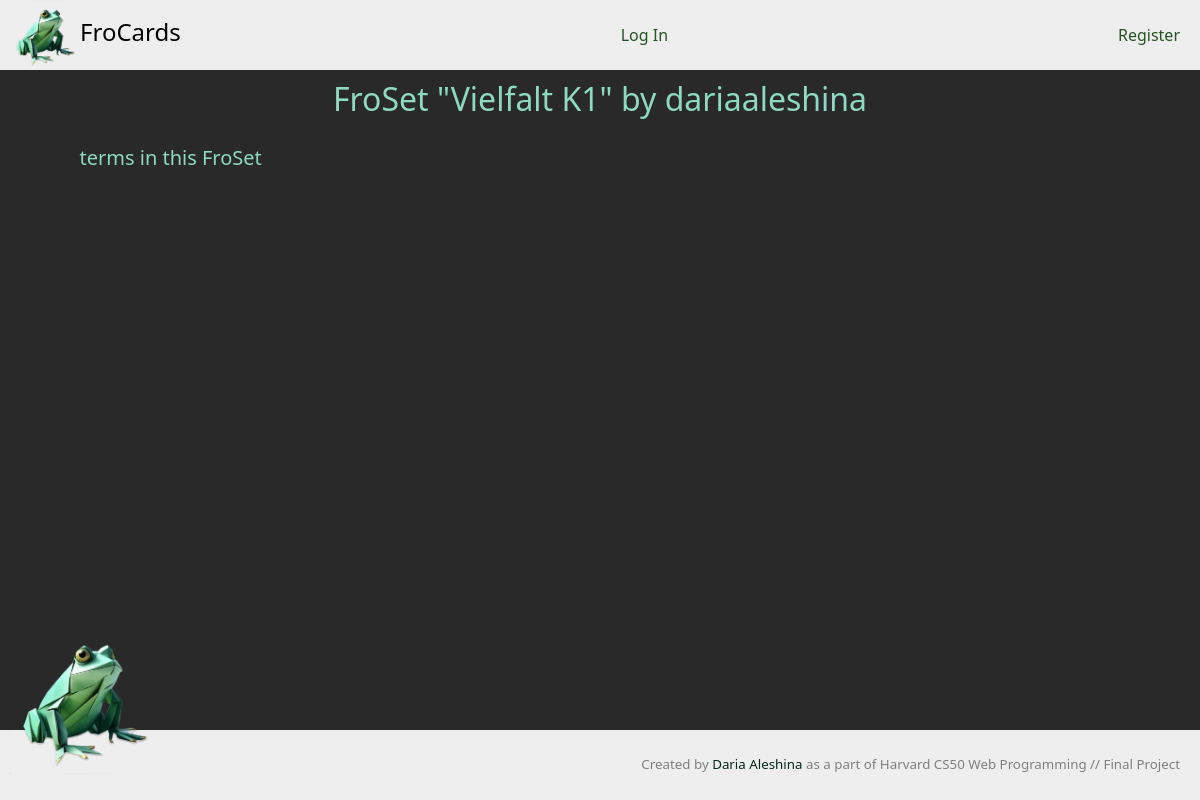
Before: /set/34 with the older database file.
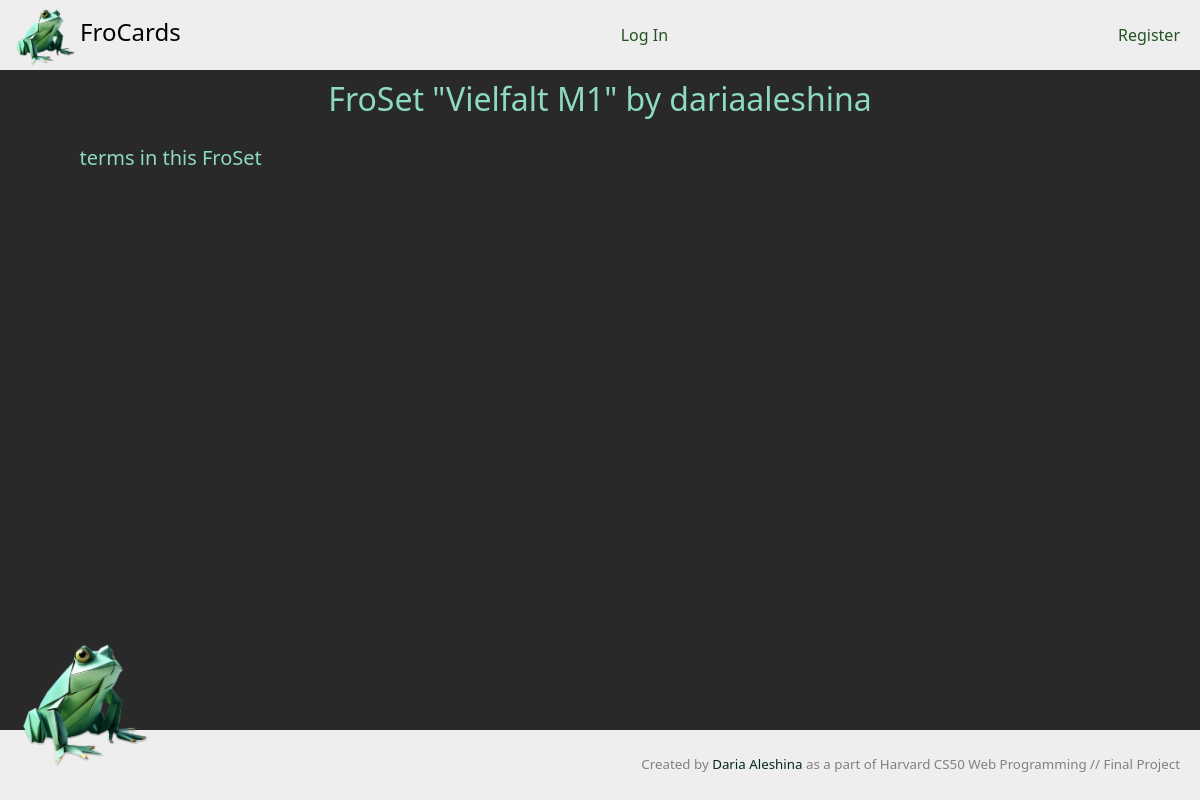
After: the same page with the newer database file.
### frogApp/models.py (models this page shows, shortened)
class Set(models.Model):
    name = models.CharField(max_length = 50, validators=[MinLengthValidator(0), MaxLengthValidator(50)])
    userCreated = models.ForeignKey(User, on_delete=models.CASCADE, related_name = "set_creator")
    timestamp = models.DateTimeField(auto_now_add=True)

class User(AbstractUser):
    pass

### frogApp/views.py (the view, shortened to what this page needs)
# urls.py: path("set/<int:set_id>", views.set_view, name="set_view"),
def set_view(request, set_id):
    try:
        set_info = Set.objects.get(pk=set_id)
        set_starred = False
        print("set_starred", set_starred)
    except (Set.DoesNotExist):
        message = 'this FroSet does not exist or was deleted'
        return render(request, "frogApp/error.html", {
            "message":  message
        })
    return render(request, "frogApp/set_view.html", {
        "set_info": set_info,
        "set_starred": set_starred
    })

### frogApp/templates/frogApp/set_view.html (shortened to what this page needs)
{% extends "frogApp/layout.html" %}
{% load static %}
{% block main %}
    <div id="setInfo" class="main-sub-block">
        <h2>FroSet "{{ set_info.name }}" by {{set_info.userCreated.username}}</h2>
    </div>
    <div id="cardsView" class="main-sub-block"></div>
{% endblock %}

### frogApp/templates/frogApp/layout.html (shortened to what this page needs)
{% load static %}
<!DOCTYPE html>
<html lang="en">
    <head>
        <link href="https://cdn.jsdelivr.net/npm/bootstrap@5.3.2/dist/css/bootstrap.min.css" rel="stylesheet">
        <link href="{% static 'frogApp/styles.css' %}" rel="stylesheet">
    </head>
    <body>
          <nav class="my_nav">
            <div class="nav_block">
                <a href="/" class="logo_link">
                  <img src="/static/frogApp/paper-frog-logo2.png" alt="Logo" width="70" height="70">FroCards
                </a>
            </div>
            {% if user.is_authenticated %}
              <div class="nav_block">
                    <a class="nav-link" aria-current="page" href="{% url 'profile' user.id %}">{{ user.username | upper }}</a>
                    <a class="nav-link" aria-current="page" href="{% url 'studyroom' %}">Study Room</a>
                    <a class="nav-link" aria-current="page" href="{% url 'create' %}">Create FroSet</a>
              </div>
            {% else %}
            <div class="nav_block">
              <a class="nav-link" aria-current="page" href="{% url 'login' %}">Log In</a>
        </div>
            {% endif %}
            <div class="nav_block">
              {% if user.is_authenticated %}
                  <a class="nav-link" aria-current="page" href="{% url 'logout' %}">Log Out</a>
              {% else %}
                  <a class="nav-link" aria-current="page" href="{% url 'register' %}">Register</a>
              {% endif %}
            </div>
          </nav>
        <main>
           {% block main %}{% endblock %}
        </main>
        <footer class="frog-footer">
          <img id="frog-footer" src="/static/frogApp/paper-frog-logo2.png" alt="Logo" width="150" height="150">
        </footer>
        <footer class="my_footer">
                <p>
                  Created by <a class="greenlink" href="https://www.linkedin.com/in/ddaleshina/" target="_blank"> Daria Aleshina </a>as a part of Harvard CS50 Web Programming // Final Project
                </p>
        </footer>
    </body>
</html>

### frogApp/static/frogApp/styles.css (style rules this page uses)
html, body { height: 100%; margin: 0; }
body { display: flex; flex-direction: column; background-color: #292929; }
main { display: flex; flex-flow: column; align-items: center; width: 100%; color:#8ED9C1; padding: 10px 5px 10px 5px; flex: 1; }
.main-sub-block { padding-left: 10px; padding-right: 10px; }
h2, a { color: #8ED9C1; text-align: center; }
p { margin: 0px; text-align: center; }
.greenlink { color: #04281C; text-decoration: none; }
.logo_link { color: black; text-decoration: none; font-size: x-large; }
.nav-link { color: #245323; text-decoration: none; padding: 10px; }
.my_nav { width: 100%; display: flex; justify-content: space-between; background-color: #eeeeee; align-items: center; padding-left: 10px; padding-right: 10px; }
.nav_block { align-self: center; justify-content: space-between; display: flex; align-items: center; }
.my_footer { background-color: #eeeeee; padding: 20px; color: grey; font-size: smaller; text-align: right; height: 70px; display: flex; justify-content: flex-end; align-items: center; position: relative; z-index: 1; }
#frog-footer { position: relative; width: 150px; height: 150px; margin-top: -10px; z-index: 2; left: 7%; transform: translateX(-50%); }
.frog-footer { background-color: inherit; height: 95px; }
#cardsView { display: flex; flex-flow: column; width: 90%; margin-top: 20px; }

Changed rows visible on the page:
changed Set "dariaaleshina": name "Vielfalt K1" → "Vielfalt M1"
